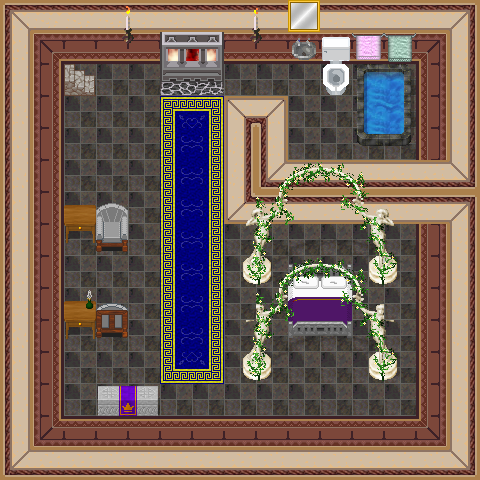

A level layout from a 2D game, rendered from its tile map. Below: a short description, then the map file with tile-grid data replaced by summaries:
An orthogonal 15x15 tile map with 32x32 px tiles, 7 tile layers (0_floor, 1_terrain, 2_object, 3_roof, ...), 1 hidden layer not drawn, 21 tilesets.

<map version="1.0" tiledversion="1.0.3" orientation="orthogonal" renderorder="right-down" width="15" height="15" tilewidth="32" tileheight="32" nextobjectid="1">
 <tileset firstgid="1" name="wall red" tilewidth="32" tileheight="32" tilecount="16" columns="4">
  <image source="../../tileset/building/wall/int_wall_dark_red.png" width="128" height="128" />
 </tileset>
 <tileset firstgid="17" name="int red wall" tilewidth="32" tileheight="32" tilecount="16" columns="4">
  <image source="../../tileset/building/wall/int_wall_dark_red_corners.png" width="128" height="128" />
 </tileset>
 <tileset firstgid="33" name="int red wall corners" tilewidth="32" tileheight="32" tilecount="8" columns="2">
  <image source="../../tileset/building/wall/int_wall_dark_red_corners_2.png" width="64" height="128" />
 </tileset>
 <tileset firstgid="41" name="sink" tilewidth="32" tileheight="32" tilecount="6" columns="2">
  <image source="../../tileset/furniture/sink/dark_front_on.png" width="64" height="96" />
 </tileset>
 <tileset firstgid="47" name="collision" tilewidth="32" tileheight="32" tilecount="1" columns="1">
  <image source="../../tileset/logic/collision.png" width="32" height="32" />
 </tileset>
 <tileset firstgid="48" name="furnace green" tilewidth="32" tileheight="32" tilecount="4" columns="2">
  <image source="../../tileset/building/decoration/furnace.png" width="64" height="64" />
 </tileset>
 <tileset firstgid="52" name="fire" tilewidth="32" tileheight="32" tilecount="27" columns="3">
  <image source="../../tileset/ground/fire/fire.png" width="96" height="288" />
 </tileset>
 <tileset firstgid="79" name="flames" tilewidth="32" tileheight="32" tilecount="6" columns="6">
  <image source="../../tileset/furniture/light/flames.png" width="192" height="32" />
 </tileset>
 <tileset firstgid="85" name="towels" tilewidth="32" tileheight="32" tilecount="6" columns="6">
  <image source="../../tileset/item/textile/towels.png" width="192" height="32" />
 </tileset>
 <tileset firstgid="91" name="pictures small 2" tilewidth="32" tileheight="32" tilecount="4" columns="2">
  <image source="../../tileset/furniture/picture/small_2.png" width="64" height="64" />
 </tileset>
 <tileset firstgid="95" name="sofa chair gray" tilewidth="32" tileheight="32" tilecount="12" columns="3">
  <image source="../../tileset/furniture/chair/sofa_chair_grey.png" width="96" height="128" />
 </tileset>
 <tileset firstgid="107" name="floor tiles" tilewidth="32" tileheight="32" tilecount="9" columns="3">
  <image source="../../tileset/ground/indoor/floor_tiles.png" width="96" height="96" />
 </tileset>
 <tileset firstgid="116" name="royal blue" tilewidth="32" tileheight="32" tilecount="9" columns="3">
  <image source="../../tileset/furniture/carpet/royalblue.png" width="96" height="96" />
 </tileset>
 <tileset firstgid="125" name="bathroom basin" tilewidth="32" tileheight="32" tilecount="3" columns="3">
  <image source="../../tileset/furniture/bathroom/basin.png" width="96" height="32" />
 </tileset>
 <tileset firstgid="128" name="bathroom toilet" tilewidth="32" tileheight="32" tilecount="6" columns="3">
  <image source="../../tileset/furniture/bathroom/toilet.png" width="96" height="64" />
 </tileset>
 <tileset firstgid="134" name="desk" tilewidth="32" tileheight="32" tilecount="4" columns="2">
  <image source="../../tileset/furniture/table/desk.png" width="64" height="64" />
 </tileset>
 <tileset firstgid="138" name="lights candle" tilewidth="32" tileheight="32" tilecount="36" columns="6">
  <image source="../../tileset/furniture/light/lights_candle.png" width="192" height="192" />
 </tileset>
 <tileset firstgid="174" name="stairs" tilewidth="32" tileheight="32" tilecount="12" columns="2">
  <image source="../../tileset/building/stairs/stairs.png" width="64" height="192" />
 </tileset>
 <tileset firstgid="186" name="arch flowered" tilewidth="32" tileheight="32" tilecount="24" columns="6">
  <image source="../../tileset/item/statue/flowered_arch.png" width="192" height="128" />
 </tileset>
 <tileset firstgid="210" name="chest purple" tilewidth="32" tileheight="32" tilecount="2" columns="2">
  <image source="../../tileset/item/chest/chest_purple.png" width="64" height="32" />
 </tileset>
 <tileset firstgid="212" name="double_purple_gold" tilewidth="32" tileheight="32" tilecount="18" columns="6">
  <image source="../../tileset/furniture/bed/double_purple_gold.png" width="192" height="96" />
 </tileset>
 <layer name="0_floor" width="15" height="15">
  <data>[225 cells, 225 non-empty, 2 distinct tile ids]</data>
 </layer>
 <layer name="1_terrain" width="15" height="15">
  <data>[225 cells, 160 non-empty, 45 distinct tile ids]</data>
 </layer>
 <layer name="2_object" width="15" height="15">
  <data>[225 cells, 26 non-empty, 26 distinct tile ids]</data>
 </layer>
 <layer name="3_roof" width="15" height="15">
  <data>[225 cells, 25 non-empty, 20 distinct tile ids]</data>
 </layer>
 <layer name="4_roof_add" width="15" height="15">
  <data>[225 cells, 8 non-empty, 8 distinct tile ids]</data>
 </layer>
 <layer name="objects" width="15" height="15">
  <data>[225 cells, 0 non-empty, 0 distinct tile ids]</data>
 </layer>
 <layer name="collision" width="15" height="15" visible="0" opacity="0.35">
  <data>[225 cells, 146 non-empty, 1 distinct tile ids]</data>
 </layer>
 <layer name="protection" width="15" height="15">
  <data>[225 cells, 0 non-empty, 0 distinct tile ids]</data>
 </layer>
</map>
